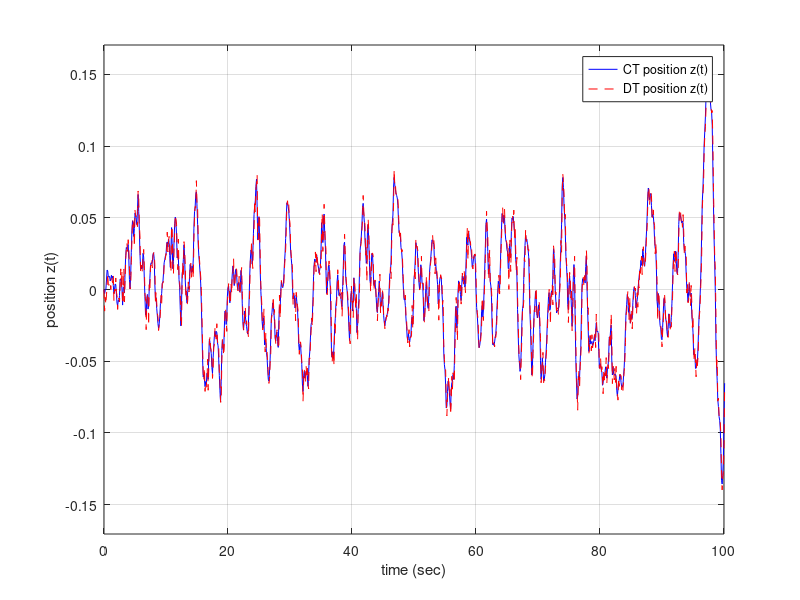

Write the MATLAB code that produced this figure. (Note: this script raises an error after producing the figure.)
%% Random Processes: continuous time linear system driven by white noise
%  Quarter model of a car suspension
% 
% - Continuous-time and discrete-time state-space models
% - Time-domain simulation
% - Analytical covariance via Lyapunov equations
% - Frequency-domain PSD comparison
% 
% MAE 6760 Model Based Estimation
% Cornell University
% M Campbell
%
clear all; close all

%% Define suspension model

% Car and suspension parameters
k = 500; % spring constant (Nsec/m)
m = 325; % 1/4 mass of car (kg)
b = 400; % damper constant (Nsec^2/m)

% Continuous time (CT) state space model: 
% state = [velocity v;position x]
F=[-b/m -k/m;1 0];   %system matrix
G=[k/m-b^2/m^2;b/m]; %road input w to states
H=[0 1];             %output position
D=0;
sysSS_CT=ss(F,G,H,D);

%% Define simulation parameters including continuous and discrete white noise

% Continuous Time (CT) white noise 
Sigw_CT=0.001; %units of [w^2 * sec]

% Discrete time (DT) state space model:
dt=0.1;
sysSS_DT=c2d(sysSS_CT,dt);
Fd=sysSS_DT.A;Gd=sysSS_DT.B;Hd=sysSS_DT.C;

% DT white noise 
Sigw_DT=Sigw_CT/dt; %units of [w^2]

%% Calculate covariance (1): Simulation (time domain)

% set up simulation variables; define noises
n=10000;Tf=(n-1)*dt;t=[0:dt:Tf];
rng(0);
w=randn(n,1)*sqrtm(Sigw_CT)/sqrt(dt); %sqrt(dt) converts to DT noise

% simulate system dynamics
[z_CT,~,x_CT]=lsim(sysSS_CT,w,t);
[z_DT,~,x_DT]=lsim(sysSS_DT,w,t);

% state covariance (CT model) via sampled time domain data:
Px_CT=cov(x_CT)
% state covariance (DT model) via sampled time domain data:
Px_DT=cov(x_DT)
% output covariance (CT model): from state or data
Pz_CT=H*Px_CT*H'   %from data: Pz_CT=cov(z_CT)
% output covariance (DT model): from state or data
Pz_DT=Hd*Px_DT*Hd' %from data: Pz_DT=cov(z_DT)
% plot time domain (both CT and DT models)

figure(1);
plot(t,z_CT,'b-',t,z_DT,'r--');
ylabel('position z(t)');xlabel('time (sec)');
legend('CT position z(t)','DT position z(t)');
axis([0 100 [-1 1]*[sqrt(Pz_CT)]*5]);
grid;
PrepFigPresentation(1);

%% Calculate covariance (2): Analytical (Lyapunov-based covariance)

% state covariance (CT model) via analytical solution:
Px_CTan=lyap(F,G*Sigw_CT*G')
% state covariance (DT model) via analytical solution:
Px_DTan=dlyap(Fd,Gd*Sigw_DT*Gd')
% output covariance (CT model) via analytical solution:
Pz_CTan = H*Px_CTan*H'
% output covariance (DT model) via analytical solution:
Pz_DTan = Hd*Px_DTan*Hd'

%% Calculate covariance (3): Frequency Domain

% frequency domain transfer functions FFTs:
X=fft(x_CT)*dt; %Fourier transform
W=fft(w)*dt;    %dt is normalizing factor 
Sx_data=zeros(n,2,2);%pre-allocate for speed
Sw_data=zeros(n,2,2); 
for i=1:n
    Sx_data(i,1:2,1:2)=1/Tf*X(i,:)'*X(i,:);
    Sw_data(i,1:2,1:2)=1/Tf*W(i,:)'*W(i,:);
end
% find the power spectral density (PSD) via model
domega=2*pi/(Tf);
omega=[domega:domega:domega*(n/2)];
Sx_model=zeros(n/2,2,2);
for i=1:n/2
    Gjw=inv(j*omega(i)*eye(2)-F)*G;
    Sx_model(i,1:2,1:2)=Gjw*Sigw_CT*Gjw';  
end

% covariance of x (from model) via inverse Fourier of PSD
Rx_model=real(ifft(Sx_model)/dt);
Px_PSD_model=squeeze(Rx_model(n/2,:,:))
% covariance of x (from data) via inverse Fourier of PSD
Rx_data=real(ifft(Sx_data(1:n/2,:,:))/dt);
Px_PSD_data=squeeze(Rx_data(n/2,:,:))

% plot frequency domain: PSDs via data and model
figure(2);
loglog(omega,abs(Sx_data(1:n/2,1,1)),'b',omega,abs(Sx_model(:,1,1)),'r'); 
legend('data based','model based');
ylabel('magnitude');xlabel('frequency (rad/sec)');
PrepFigPresentation(2);


%% ---------------
%% plotting support

function PrepFigPresentation(fignum);
%
% prepares a figure for presentations
%
% Fontsize: 14
% Fontweight: bold
% LineWidth: 2
%
figure(fignum);
fig_children=get(fignum,'children'); %find all sub-plots
for i=1:length(fig_children),
set(fig_children(i),'FontSize',16);
set(fig_children(i),'FontWeight','bold');
fig_children_children=get(fig_children(i),'Children');
set(fig_children_children,'LineWidth',2);
end
end
